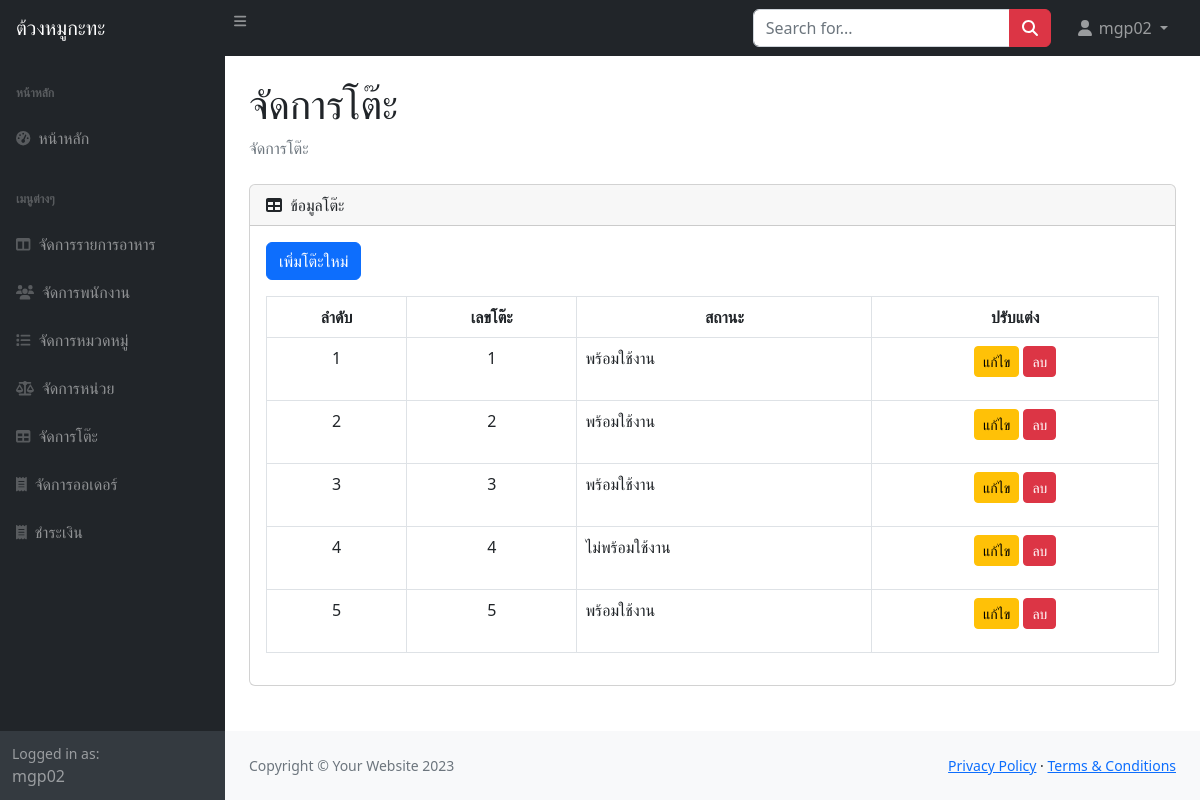
/manage_tables.php (signed in), run on the app's committed database.
### tables this page shows
CREATE TABLE `tables` (
  `table_id` int(11) NOT NULL,
  `table_number` int(11) NOT NULL,
  `table_status` int(1) NOT NULL COMMENT '1=available\r\n2=unavailable'
);

### manage_tables.php (the view, shortened to what this page needs)
<?php
include 'includes/db_connect.php';
$sql = "SELECT table_id, table_number, table_status FROM tables";
$result = $conn->query($sql);
?>
<!DOCTYPE html>
<html lang="en">
<head>
    <link rel="stylesheet" href="https://cdn.jsdelivr.net/npm/bootstrap@5.2.3/dist/css/bootstrap.min.css">
    <link rel="stylesheet" href="css/styles.css">
</head>
<body class="sb-nav-fixed">
    <nav class="sb-topnav navbar navbar-expand navbar-dark bg-dark">
        <a class="navbar-brand ps-3" href="index.php">ต้วงหมูกะทะ</a>
        <button class="btn btn-link btn-sm order-1 order-lg-0 me-4 me-lg-0" id="sidebarToggle" href="#!"><i class="fas fa-bars"></i></button>
        <form class="d-none d-md-inline-block form-inline ms-auto me-0 me-md-3 my-2 my-md-0">
            <div class="input-group">
                <input class="form-control" type="text" placeholder="Search for..." aria-label="Search for..." aria-describedby="btnNavbarSearch" />
                <button class="btn btn-danger" id="btnNavbarSearch" type="button"><i class="fas fa-search"></i></button>
            </div>
        </form>
        <ul class="navbar-nav ms-auto ms-md-0 me-3 me-lg-4">
            <li class="nav-item dropdown">
                <a class="nav-link dropdown-toggle" id="navbarDropdown" href="#" role="button" data-bs-toggle="dropdown" aria-expanded="false">
                    <i class="fas fa-user fa-fw"></i>
                    <?php if (isset($_SESSION['username'])) : ?>
                        <?php echo $_SESSION['username']; ?>
                    <?php else : ?>
                        Guest
                    <?php endif; ?>
                </a>
            </li>
        </ul>
    </nav>
    <div id="layoutSidenav">
        <div id="layoutSidenav_nav">
            <nav class="sb-sidenav accordion sb-sidenav-dark" id="sidenavAccordion">
                <div class="sb-sidenav-menu">
                    <div class="nav">
                        <div class="sb-sidenav-menu-heading">หน้าหลัก</div>
                        <a class="nav-link" href="index.php">
                            <div class="sb-nav-link-icon"><i class="fas fa-tachometer-alt"></i></div>
                            หน้าหลัก
                        </a>
                        <div class="sb-sidenav-menu-heading">เมนูต่างๆ</div>
                        <a class="nav-link" href="manage_menu.php">
                            <div class="sb-nav-link-icon"><i class="fas fa-columns"></i></div>
                            จัดการรายการอาหาร
                        </a>
                        <a class="nav-link" href="manage_employees.php">
                            <div class="sb-nav-link-icon"><i class="fas fa-users"></i></div>
                            จัดการพนักงาน
                        </a>
                        <a class="nav-link" href="category.php">
                            <div class="sb-nav-link-icon"><i class="fas fas fa-list"></i></div>
                            จัดการหมวดหมู่
                        </a>
                        <a class="nav-link" href="unit.php">
                            <div class="sb-nav-link-icon"><i class="fas fa-balance-scale"></i></div>
                            จัดการหน่วย
                        </a>
                        <a class="nav-link" href="manage_tables.php">
                            <div class="sb-nav-link-icon"><i class="fas fa-table"></i></div>
                            จัดการโต๊ะ
                        </a>
                        <a class="nav-link" href="manage_orders.php">
                            <div class="sb-nav-link-icon"><i class="fas fa-receipt"></i></div>
                            จัดการออเดอร์
                        </a>
                        <a class="nav-link" href="cashier.php">
                            <div class="sb-nav-link-icon"><i class="fas fa-receipt"></i></div>
                            ชำระเงิน
                        </a>
                    </div>
                </div>
                <div class="sb-sidenav-footer">
                    <div class="small">Logged in as:</div>
                    <?php if (isset($_SESSION['username'])) : ?>
                        <?php echo $_SESSION['username']; ?>
                    <?php else : ?>
                        Guest
                    <?php endif; ?>
                </div>
            </nav>
        </div>
        <div id="layoutSidenav_content">
            <main>
                <div class="container-fluid px-4">
                    <h1 class="mt-4">จัดการโต๊ะ</h1>
                    <ol class="breadcrumb mb-4">
                        <li class="breadcrumb-item active">จัดการโต๊ะ</li>
                    </ol>
                    <div class="card mb-4">
                        <div class="card-header">
                            <i class="fas fa-table me-1"></i>
                            ข้อมูลโต๊ะ
                        </div>
                        <div class="card-body">
                            <a href="add_table.php" class="btn btn-primary mb-3">เพิ่มโต๊ะใหม่</a>
                            <table id="datatablesSimple" class="table table-bordered">
                                <thead>
                                    <tr>
                                        <th style="text-align: center;">ลำดับ</th>
                                        <th style="text-align: center;">เลขโต๊ะ</th>
                                        <th style="text-align: center;">สถานะ</th>
                                        <th style="text-align: center;">ปรับแต่ง</th>
                                    </tr>
                                </thead>
                                <tbody>
                                    <?php
                                    $i=1;
                                    while ($row = $result->fetch_assoc()) { ?>
                                    <tr>
                                        <td style="text-align: center;"><?php echo $i++; ?></td>
                                        <td style="text-align: center;"><?php echo $row['table_number']; ?></td>
                                        <td style="text-align: left;"><?php echo $row['table_status'] == 1 ? 'พร้อมใช้งาน' : 'ไม่พร้อมใช้งาน'; ?></td>
                                        <td style="text-align: center;">
                                            <a href="edit_table.php?id=<?php echo $row['table_id']; ?>" class="btn btn-warning btn-sm">แก้ไข</a>
                                            <a href="delete_table.php?id=<?php echo $row['table_id']; ?>" class="btn btn-danger btn-sm">ลบ</a>
                                        </td>
                                    </tr>
                                    <?php } ?>
                                </tbody>
                            </table>
                        </div>
                    </div>
                </div>
            </main>
            <footer class="py-4 bg-light mt-auto">
                <div class="container-fluid px-4">
                    <div class="d-flex align-items-center justify-content-between small">
                        <div class="text-muted">Copyright &copy; Your Website 2023</div>
                        <div>
                            <a href="#">Privacy Policy</a>
                            &middot;
                            <a href="#">Terms &amp; Conditions</a>
                        </div>
                    </div>
                </div>
            </footer>
        </div>
    </div>
</body>
</html>

### data on the page
tables: table_number "1", table_status "พร้อมใช้งาน"
tables: table_number "2", table_status "พร้อมใช้งาน"
tables: table_number "3", table_status "พร้อมใช้งาน"
tables: table_number "4", table_status "ไม่พร้อมใช้งาน"
tables: table_number "5", table_status "พร้อมใช้งาน"

### other printed values
$_SESSION['username'] "mgp02"
